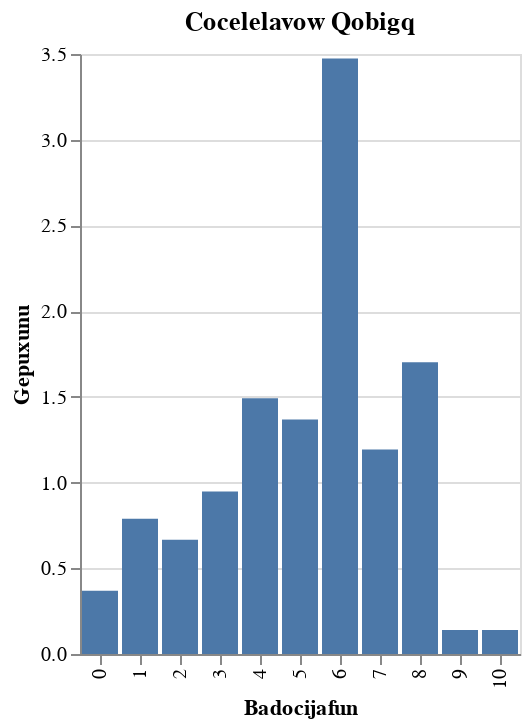

Describe this chart as a Vega-Lite specification.
### Vega-Lite specification from a JSON file in a GitHub repository (floating-point values rounded to 4 significant figures)
{"data": {"values": [{"Badocijafun": 0, "Gepuxunu": 0.3684}, {"Badocijafun": 1, "Gepuxunu": 0.7895}, {"Badocijafun": 2, "Gepuxunu": 0.6667}, {"Badocijafun": 3, "Gepuxunu": 0.9474}, {"Badocijafun": 4, "Gepuxunu": 1.491}, {"Badocijafun": 5, "Gepuxunu": 1.368}, {"Badocijafun": 6, "Gepuxunu": 3.474}, {"Badocijafun": 7, "Gepuxunu": 1.193}, {"Badocijafun": 8, "Gepuxunu": 1.702}, {"Badocijafun": 9, "Gepuxunu": 0.1404}, {"Badocijafun": 10, "Gepuxunu": 0.1404}]}, "mark": "bar", "encoding": {"x": {"field": "Badocijafun", "type": "nominal"}, "y": {"field": "Gepuxunu", "type": "quantitative"}}, "title": " Cocelelavow Qobigq"}
